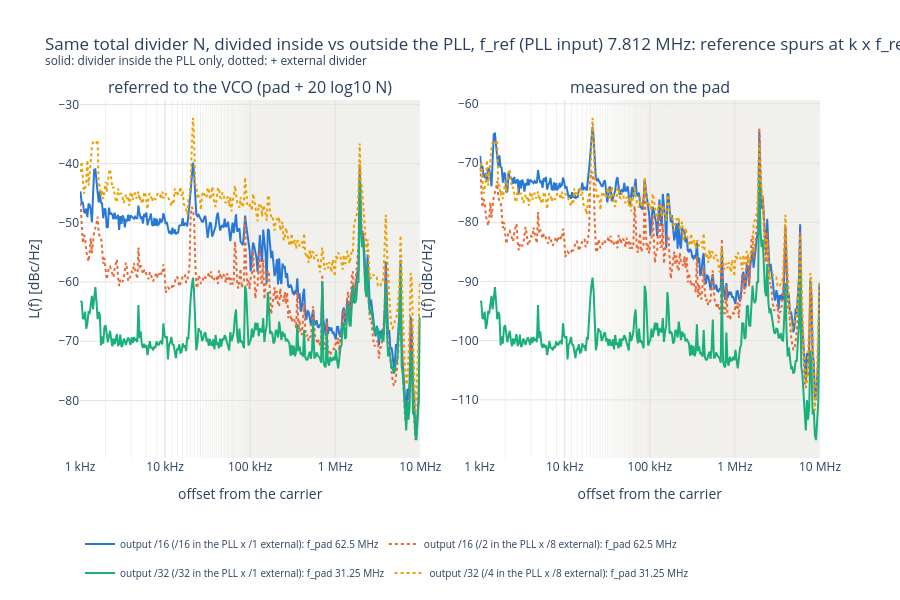
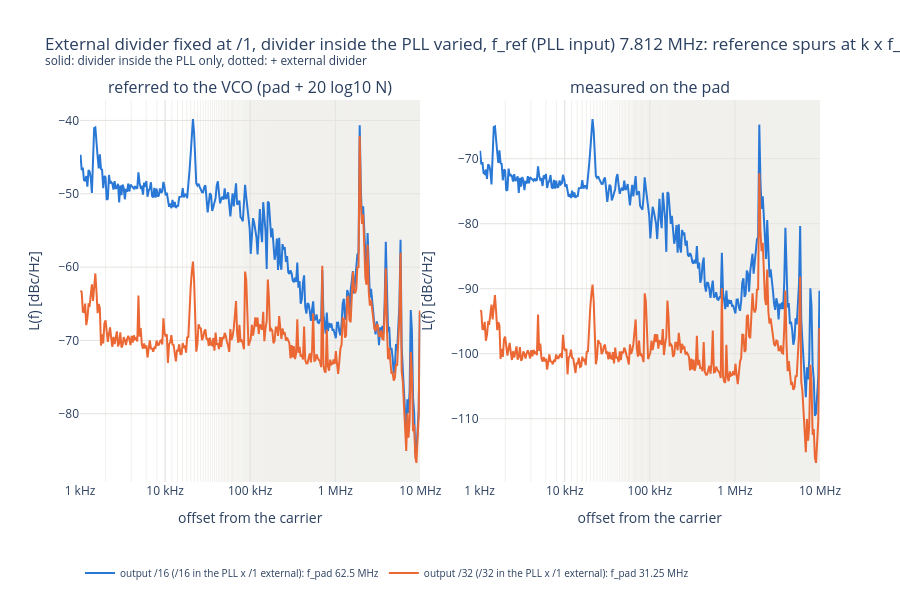
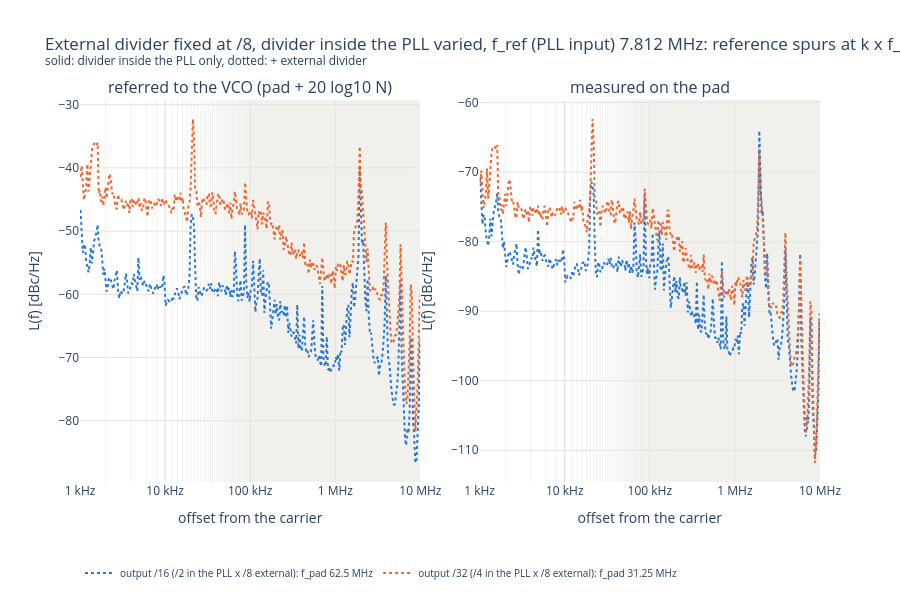
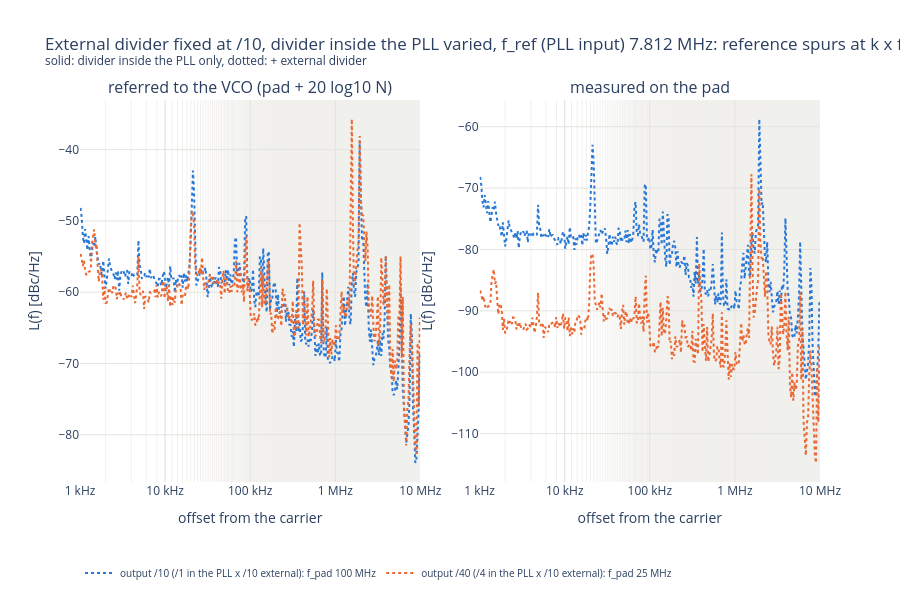

Here is the notebook cell these charts were saved with, in order:
### Code cell
F_start, F_stop = 1e3, 10e6  # offset range shown [Hz]
f_axis = "log"  # "log" or "lin"

# Phase noise per divider, split in two comparisons. Left: referred to the VCO (pad + 20 log10 N), where the curves
# ideally coincide; right: as measured on the pad. Legend: total output divider, its split inside / outside the
# PLL, f_pad. Curves binned to N_BINS points (linear power average, display only).
from plotly.subplots import make_subplots

PALETTE_N = ["#2a78d6", "#eb6834", "#1baf7a", "#eda100", "#e87ba4", "#008300", "#4a3aa7", "#e34948"]


def plot_phase_noise(sel, title, name):
    """Full curves (L_trace) of the dividers in `sel`: referred to the VCO (left) and on the pad (right)."""
    fig = make_subplots(rows=1, cols=2, horizontal_spacing=0.08,
                        subplot_titles=("referred to the VCO (pad + 20 log10 N)", "measured on the pad"))
    for i, r in enumerate(sel.sort_values(["total_div", "ext_div"]).itertuples()):
        lt = traces[(traces["divider"] == r.divider) & (traces["kind"] == "L_trace")]
        lt = binned(lt, F_start, F_stop, f_axis)
        if lt.empty:
            continue
        label = (f"output /{r.total_div:.0f} (/{r.pll_div:.0f} in the PLL x /{r.ext_div:.0f} external): "
                 f"f_pad {r.f_out_meas / 1e6:.4g} MHz")
        line = dict(color=PALETTE_N[i % len(PALETTE_N)], width=2, dash="dot" if r.ext_div > 1 else "solid")
        for col, add_db in ((1, 20 * np.log10(r.total_div)), (2, 0.0)):
            fig.add_scatter(x=lt["freq"], y=lt["level_dbm"] + add_db, mode="lines", name=label, legendgroup=label,
                            showlegend=col == 1, line=line, row=1, col=col,
                            hovertemplate=f"{r.divider}<br>%{{x:.3s}}Hz: %{{y:.1f}} dBc/Hz<extra></extra>")
    fig.update_layout(title=f"{title}, {REF_TXT}<br><sup>solid: divider inside the PLL only, dotted: + external "
                            "divider</sup>",
                      template="plotly_white", height=600, legend=dict(orientation="h", y=-0.2, font=dict(size=10)),
                      hoverlabel=dict(namelength=-1))
    fig.update_xaxes(title="offset from the carrier", gridcolor=GRID, **offset_axis(F_start, F_stop, f_axis))
    fig.update_yaxes(title="L(f) [dBc/Hz]", gridcolor=GRID)
    save(fig, name)


# 1. Same total divider N, split differently between inside and outside the PLL
same_n = ok.groupby("total_div").filter(lambda d: d["pll_div"].nunique() > 1)
if len(same_n):
    plot_phase_noise(same_n, "Same total divider N, divided inside vs outside the PLL", "phase_noise_same_n")
# 2. Fixed external divider, divider inside the PLL varied: one figure per external divider
for ext, d in ok.groupby("ext_div"):
    if d["pll_div"].nunique() > 1:
        plot_phase_noise(d, f"External divider fixed at /{ext:.0f}, divider inside the PLL varied",
                         f"phase_noise_ext{ext:.0f}")

### Figure 1 — Plotly figure (JSON) as saved in the notebook; plotly's stock layout.template omitted (floating-point values rounded to 4 significant figures; data arrays with more than 128 entries replaced by an {"elided": "..."} marker saying what was removed)
{"data": [{"hovertemplate": "int /16<br>%{x:.3s}Hz: %{y:.1f} dBc/Hz<extra></extra>", "legendgroup": "output /16 (/16 in the PLL x /1 external): f_pad 62.5 MHz", "line": {"color": "#2a78d6", "dash": "solid", "width": 2}, "mode": "lines", "name": "output /16 (/16 in the PLL x /1 external): f_pad 62.5 MHz", "showlegend": true, "type": "scatter", "x": {"elided": "300 float values"}, "xaxis": "x", "y": {"elided": "300 float values"}, "yaxis": "y"}, {"hovertemplate": "int /16<br>%{x:.3s}Hz: %{y:.1f} dBc/Hz<extra></extra>", "legendgroup": "output /16 (/16 in the PLL x /1 external): f_pad 62.5 MHz", "line": {"color": "#2a78d6", "dash": "solid", "width": 2}, "mode": "lines", "name": "output /16 (/16 in the PLL x /1 external): f_pad 62.5 MHz", "showlegend": false, "type": "scatter", "x": {"elided": "300 float values"}, "xaxis": "x2", "y": {"elided": "300 float values"}, "yaxis": "y2"}, {"hovertemplate": "ext /2 x /8<br>%{x:.3s}Hz: %{y:.1f} dBc/Hz<extra></extra>", "legendgroup": "output /16 (/2 in the PLL x /8 external): f_pad 62.5 MHz", "line": {"color": "#eb6834", "dash": "dot", "width": 2}, "mode": "lines", "name": "output /16 (/2 in the PLL x /8 external): f_pad 62.5 MHz", "showlegend": true, "type": "scatter", "x": {"elided": "300 float values"}, "xaxis": "x", "y": {"elided": "300 float values"}, "yaxis": "y"}, {"hovertemplate": "ext /2 x /8<br>%{x:.3s}Hz: %{y:.1f} dBc/Hz<extra></extra>", "legendgroup": "output /16 (/2 in the PLL x /8 external): f_pad 62.5 MHz", "line": {"color": "#eb6834", "dash": "dot", "width": 2}, "mode": "lines", "name": "output /16 (/2 in the PLL x /8 external): f_pad 62.5 MHz", "showlegend": false, "type": "scatter", "x": {"elided": "300 float values"}, "xaxis": "x2", "y": {"elided": "300 float values"}, "yaxis": "y2"}, {"hovertemplate": "int /32<br>%{x:.3s}Hz: %{y:.1f} dBc/Hz<extra></extra>", "legendgroup": "output /32 (/32 in the PLL x /1 external): f_pad 31.25 MHz", "line": {"color": "#1baf7a", "dash": "solid", "width": 2}, "mode": "lines", "name": "output /32 (/32 in the PLL x /1 external): f_pad 31.25 MHz", "showlegend": true, "type": "scatter", "x": {"elided": "300 float values"}, "xaxis": "x", "y": {"elided": "300 float values"}, "yaxis": "y"}, {"hovertemplate": "int /32<br>%{x:.3s}Hz: %{y:.1f} dBc/Hz<extra></extra>", "legendgroup": "output /32 (/32 in the PLL x /1 external): f_pad 31.25 MHz", "line": {"color": "#1baf7a", "dash": "solid", "width": 2}, "mode": "lines", "name": "output /32 (/32 in the PLL x /1 external): f_pad 31.25 MHz", "showlegend": false, "type": "scatter", "x": {"elided": "300 float values"}, "xaxis": "x2", "y": {"elided": "300 float values"}, "yaxis": "y2"}, {"hovertemplate": "ext /4 x /8<br>%{x:.3s}Hz: %{y:.1f} dBc/Hz<extra></extra>", "legendgroup": "output /32 (/4 in the PLL x /8 external): f_pad 31.25 MHz", "line": {"color": "#eda100", "dash": "dot", "width": 2}, "mode": "lines", "name": "output /32 (/4 in the PLL x /8 external): f_pad 31.25 MHz", "showlegend": true, "type": "scatter", "x": {"elided": "300 float values"}, "xaxis": "x", "y": {"elided": "300 float values"}, "yaxis": "y"}, {"hovertemplate": "ext /4 x /8<br>%{x:.3s}Hz: %{y:.1f} dBc/Hz<extra></extra>", "legendgroup": "output /32 (/4 in the PLL x /8 external): f_pad 31.25 MHz", "line": {"color": "#eda100", "dash": "dot", "width": 2}, "mode": "lines", "name": "output /32 (/4 in the PLL x /8 external): f_pad 31.25 MHz", "showlegend": false, "type": "scatter", "x": {"elided": "300 float values"}, "xaxis": "x2", "y": {"elided": "300 float values"}, "yaxis": "y2"}], "layout": {"annotations": [{"font": {"size": 16}, "showarrow": false, "text": "referred to the VCO (pad + 20 log10 N)", "x": 0.23, "xanchor": "center", "xref": "paper", "y": 1, "yanchor": "bottom", "yref": "paper"}, {"font": {"size": 16}, "showarrow": false, "text": "measured on the pad", "x": 0.77, "xanchor": "center", "xref": "paper", "y": 1, "yanchor": "bottom", "yref": "paper"}], "height": 600, "hoverlabel": {"namelength": -1}, "legend": {"font": {"size": 10}, "orientation": "h", "y": -0.2}, "title": {"text": "Same total divider N, divided inside vs outside the PLL, f_ref (PLL input) 7.812 MHz: reference spurs at k x f_ref<br><sup>solid: divider inside the PLL only, dotted: + external divider</sup>"}, "xaxis": {"anchor": "y", "domain": [0, 0.46], "gridcolor": "#e4e3df", "minor": {"gridcolor": "#f1f0ed", "showgrid": true}, "range": [3, 7], "ticktext": ["1 kHz", "10 kHz", "100 kHz", "1 MHz", "10 MHz", "100 MHz"], "tickvals": [1000, 10000, 100000, 1000000, 10000000, 100000000], "title": {"text": "offset from the carrier"}, "type": "log"}, "xaxis2": {"anchor": "y2", "domain": [0.54, 1], "gridcolor": "#e4e3df", "minor": {"gridcolor": "#f1f0ed", "showgrid": true}, "range": [3, 7], "ticktext": ["1 kHz", "10 kHz", "100 kHz", "1 MHz", "10 MHz", "100 MHz"], "tickvals": [1000, 10000, 100000, 1000000, 10000000, 100000000], "title": {"text": "offset from the carrier"}, "type": "log"}, "yaxis": {"anchor": "x", "domain": [0, 1], "gridcolor": "#e4e3df", "title": {"text": "L(f) [dBc/Hz]"}}, "yaxis2": {"anchor": "x2", "domain": [0, 1], "gridcolor": "#e4e3df", "title": {"text": "L(f) [dBc/Hz]"}}}}

### Figure 2 — Plotly figure (JSON) as saved in the notebook; plotly's stock layout.template omitted (floating-point values rounded to 4 significant figures; data arrays with more than 128 entries replaced by an {"elided": "..."} marker saying what was removed)
{"data": [{"hovertemplate": "int /16<br>%{x:.3s}Hz: %{y:.1f} dBc/Hz<extra></extra>", "legendgroup": "output /16 (/16 in the PLL x /1 external): f_pad 62.5 MHz", "line": {"color": "#2a78d6", "dash": "solid", "width": 2}, "mode": "lines", "name": "output /16 (/16 in the PLL x /1 external): f_pad 62.5 MHz", "showlegend": true, "type": "scatter", "x": {"elided": "300 float values"}, "xaxis": "x", "y": {"elided": "300 float values"}, "yaxis": "y"}, {"hovertemplate": "int /16<br>%{x:.3s}Hz: %{y:.1f} dBc/Hz<extra></extra>", "legendgroup": "output /16 (/16 in the PLL x /1 external): f_pad 62.5 MHz", "line": {"color": "#2a78d6", "dash": "solid", "width": 2}, "mode": "lines", "name": "output /16 (/16 in the PLL x /1 external): f_pad 62.5 MHz", "showlegend": false, "type": "scatter", "x": {"elided": "300 float values"}, "xaxis": "x2", "y": {"elided": "300 float values"}, "yaxis": "y2"}, {"hovertemplate": "int /32<br>%{x:.3s}Hz: %{y:.1f} dBc/Hz<extra></extra>", "legendgroup": "output /32 (/32 in the PLL x /1 external): f_pad 31.25 MHz", "line": {"color": "#eb6834", "dash": "solid", "width": 2}, "mode": "lines", "name": "output /32 (/32 in the PLL x /1 external): f_pad 31.25 MHz", "showlegend": true, "type": "scatter", "x": {"elided": "300 float values"}, "xaxis": "x", "y": {"elided": "300 float values"}, "yaxis": "y"}, {"hovertemplate": "int /32<br>%{x:.3s}Hz: %{y:.1f} dBc/Hz<extra></extra>", "legendgroup": "output /32 (/32 in the PLL x /1 external): f_pad 31.25 MHz", "line": {"color": "#eb6834", "dash": "solid", "width": 2}, "mode": "lines", "name": "output /32 (/32 in the PLL x /1 external): f_pad 31.25 MHz", "showlegend": false, "type": "scatter", "x": {"elided": "300 float values"}, "xaxis": "x2", "y": {"elided": "300 float values"}, "yaxis": "y2"}], "layout": {"annotations": [{"font": {"size": 16}, "showarrow": false, "text": "referred to the VCO (pad + 20 log10 N)", "x": 0.23, "xanchor": "center", "xref": "paper", "y": 1, "yanchor": "bottom", "yref": "paper"}, {"font": {"size": 16}, "showarrow": false, "text": "measured on the pad", "x": 0.77, "xanchor": "center", "xref": "paper", "y": 1, "yanchor": "bottom", "yref": "paper"}], "height": 600, "hoverlabel": {"namelength": -1}, "legend": {"font": {"size": 10}, "orientation": "h", "y": -0.2}, "title": {"text": "External divider fixed at /1, divider inside the PLL varied, f_ref (PLL input) 7.812 MHz: reference spurs at k x f_ref<br><sup>solid: divider inside the PLL only, dotted: + external divider</sup>"}, "xaxis": {"anchor": "y", "domain": [0, 0.46], "gridcolor": "#e4e3df", "minor": {"gridcolor": "#f1f0ed", "showgrid": true}, "range": [3, 7], "ticktext": ["1 kHz", "10 kHz", "100 kHz", "1 MHz", "10 MHz", "100 MHz"], "tickvals": [1000, 10000, 100000, 1000000, 10000000, 100000000], "title": {"text": "offset from the carrier"}, "type": "log"}, "xaxis2": {"anchor": "y2", "domain": [0.54, 1], "gridcolor": "#e4e3df", "minor": {"gridcolor": "#f1f0ed", "showgrid": true}, "range": [3, 7], "ticktext": ["1 kHz", "10 kHz", "100 kHz", "1 MHz", "10 MHz", "100 MHz"], "tickvals": [1000, 10000, 100000, 1000000, 10000000, 100000000], "title": {"text": "offset from the carrier"}, "type": "log"}, "yaxis": {"anchor": "x", "domain": [0, 1], "gridcolor": "#e4e3df", "title": {"text": "L(f) [dBc/Hz]"}}, "yaxis2": {"anchor": "x2", "domain": [0, 1], "gridcolor": "#e4e3df", "title": {"text": "L(f) [dBc/Hz]"}}}}

### Figure 3 — Plotly figure (JSON) as saved in the notebook; plotly's stock layout.template omitted (floating-point values rounded to 4 significant figures; data arrays with more than 128 entries replaced by an {"elided": "..."} marker saying what was removed)
{"data": [{"hovertemplate": "ext /2 x /8<br>%{x:.3s}Hz: %{y:.1f} dBc/Hz<extra></extra>", "legendgroup": "output /16 (/2 in the PLL x /8 external): f_pad 62.5 MHz", "line": {"color": "#2a78d6", "dash": "dot", "width": 2}, "mode": "lines", "name": "output /16 (/2 in the PLL x /8 external): f_pad 62.5 MHz", "showlegend": true, "type": "scatter", "x": {"elided": "300 float values"}, "xaxis": "x", "y": {"elided": "300 float values"}, "yaxis": "y"}, {"hovertemplate": "ext /2 x /8<br>%{x:.3s}Hz: %{y:.1f} dBc/Hz<extra></extra>", "legendgroup": "output /16 (/2 in the PLL x /8 external): f_pad 62.5 MHz", "line": {"color": "#2a78d6", "dash": "dot", "width": 2}, "mode": "lines", "name": "output /16 (/2 in the PLL x /8 external): f_pad 62.5 MHz", "showlegend": false, "type": "scatter", "x": {"elided": "300 float values"}, "xaxis": "x2", "y": {"elided": "300 float values"}, "yaxis": "y2"}, {"hovertemplate": "ext /4 x /8<br>%{x:.3s}Hz: %{y:.1f} dBc/Hz<extra></extra>", "legendgroup": "output /32 (/4 in the PLL x /8 external): f_pad 31.25 MHz", "line": {"color": "#eb6834", "dash": "dot", "width": 2}, "mode": "lines", "name": "output /32 (/4 in the PLL x /8 external): f_pad 31.25 MHz", "showlegend": true, "type": "scatter", "x": {"elided": "300 float values"}, "xaxis": "x", "y": {"elided": "300 float values"}, "yaxis": "y"}, {"hovertemplate": "ext /4 x /8<br>%{x:.3s}Hz: %{y:.1f} dBc/Hz<extra></extra>", "legendgroup": "output /32 (/4 in the PLL x /8 external): f_pad 31.25 MHz", "line": {"color": "#eb6834", "dash": "dot", "width": 2}, "mode": "lines", "name": "output /32 (/4 in the PLL x /8 external): f_pad 31.25 MHz", "showlegend": false, "type": "scatter", "x": {"elided": "300 float values"}, "xaxis": "x2", "y": {"elided": "300 float values"}, "yaxis": "y2"}], "layout": {"annotations": [{"font": {"size": 16}, "showarrow": false, "text": "referred to the VCO (pad + 20 log10 N)", "x": 0.23, "xanchor": "center", "xref": "paper", "y": 1, "yanchor": "bottom", "yref": "paper"}, {"font": {"size": 16}, "showarrow": false, "text": "measured on the pad", "x": 0.77, "xanchor": "center", "xref": "paper", "y": 1, "yanchor": "bottom", "yref": "paper"}], "height": 600, "hoverlabel": {"namelength": -1}, "legend": {"font": {"size": 10}, "orientation": "h", "y": -0.2}, "title": {"text": "External divider fixed at /8, divider inside the PLL varied, f_ref (PLL input) 7.812 MHz: reference spurs at k x f_ref<br><sup>solid: divider inside the PLL only, dotted: + external divider</sup>"}, "xaxis": {"anchor": "y", "domain": [0, 0.46], "gridcolor": "#e4e3df", "minor": {"gridcolor": "#f1f0ed", "showgrid": true}, "range": [3, 7], "ticktext": ["1 kHz", "10 kHz", "100 kHz", "1 MHz", "10 MHz", "100 MHz"], "tickvals": [1000, 10000, 100000, 1000000, 10000000, 100000000], "title": {"text": "offset from the carrier"}, "type": "log"}, "xaxis2": {"anchor": "y2", "domain": [0.54, 1], "gridcolor": "#e4e3df", "minor": {"gridcolor": "#f1f0ed", "showgrid": true}, "range": [3, 7], "ticktext": ["1 kHz", "10 kHz", "100 kHz", "1 MHz", "10 MHz", "100 MHz"], "tickvals": [1000, 10000, 100000, 1000000, 10000000, 100000000], "title": {"text": "offset from the carrier"}, "type": "log"}, "yaxis": {"anchor": "x", "domain": [0, 1], "gridcolor": "#e4e3df", "title": {"text": "L(f) [dBc/Hz]"}}, "yaxis2": {"anchor": "x2", "domain": [0, 1], "gridcolor": "#e4e3df", "title": {"text": "L(f) [dBc/Hz]"}}}}

### Figure 4 — Plotly figure (JSON) as saved in the notebook; plotly's stock layout.template omitted (floating-point values rounded to 4 significant figures; data arrays with more than 128 entries replaced by an {"elided": "..."} marker saying what was removed)
{"data": [{"hovertemplate": "ext /1 x /10<br>%{x:.3s}Hz: %{y:.1f} dBc/Hz<extra></extra>", "legendgroup": "output /10 (/1 in the PLL x /10 external): f_pad 100 MHz", "line": {"color": "#2a78d6", "dash": "dot", "width": 2}, "mode": "lines", "name": "output /10 (/1 in the PLL x /10 external): f_pad 100 MHz", "showlegend": true, "type": "scatter", "x": {"elided": "300 float values"}, "xaxis": "x", "y": {"elided": "300 float values"}, "yaxis": "y"}, {"hovertemplate": "ext /1 x /10<br>%{x:.3s}Hz: %{y:.1f} dBc/Hz<extra></extra>", "legendgroup": "output /10 (/1 in the PLL x /10 external): f_pad 100 MHz", "line": {"color": "#2a78d6", "dash": "dot", "width": 2}, "mode": "lines", "name": "output /10 (/1 in the PLL x /10 external): f_pad 100 MHz", "showlegend": false, "type": "scatter", "x": {"elided": "300 float values"}, "xaxis": "x2", "y": {"elided": "300 float values"}, "yaxis": "y2"}, {"hovertemplate": "ext /4 x /10<br>%{x:.3s}Hz: %{y:.1f} dBc/Hz<extra></extra>", "legendgroup": "output /40 (/4 in the PLL x /10 external): f_pad 25 MHz", "line": {"color": "#eb6834", "dash": "dot", "width": 2}, "mode": "lines", "name": "output /40 (/4 in the PLL x /10 external): f_pad 25 MHz", "showlegend": true, "type": "scatter", "x": {"elided": "300 float values"}, "xaxis": "x", "y": {"elided": "300 float values"}, "yaxis": "y"}, {"hovertemplate": "ext /4 x /10<br>%{x:.3s}Hz: %{y:.1f} dBc/Hz<extra></extra>", "legendgroup": "output /40 (/4 in the PLL x /10 external): f_pad 25 MHz", "line": {"color": "#eb6834", "dash": "dot", "width": 2}, "mode": "lines", "name": "output /40 (/4 in the PLL x /10 external): f_pad 25 MHz", "showlegend": false, "type": "scatter", "x": {"elided": "300 float values"}, "xaxis": "x2", "y": {"elided": "300 float values"}, "yaxis": "y2"}], "layout": {"annotations": [{"font": {"size": 16}, "showarrow": false, "text": "referred to the VCO (pad + 20 log10 N)", "x": 0.23, "xanchor": "center", "xref": "paper", "y": 1, "yanchor": "bottom", "yref": "paper"}, {"font": {"size": 16}, "showarrow": false, "text": "measured on the pad", "x": 0.77, "xanchor": "center", "xref": "paper", "y": 1, "yanchor": "bottom", "yref": "paper"}], "height": 600, "hoverlabel": {"namelength": -1}, "legend": {"font": {"size": 10}, "orientation": "h", "y": -0.2}, "title": {"text": "External divider fixed at /10, divider inside the PLL varied, f_ref (PLL input) 7.812 MHz: reference spurs at k x f_ref<br><sup>solid: divider inside the PLL only, dotted: + external divider</sup>"}, "xaxis": {"anchor": "y", "domain": [0, 0.46], "gridcolor": "#e4e3df", "minor": {"gridcolor": "#f1f0ed", "showgrid": true}, "range": [3, 7], "ticktext": ["1 kHz", "10 kHz", "100 kHz", "1 MHz", "10 MHz", "100 MHz"], "tickvals": [1000, 10000, 100000, 1000000, 10000000, 100000000], "title": {"text": "offset from the carrier"}, "type": "log"}, "xaxis2": {"anchor": "y2", "domain": [0.54, 1], "gridcolor": "#e4e3df", "minor": {"gridcolor": "#f1f0ed", "showgrid": true}, "range": [3, 7], "ticktext": ["1 kHz", "10 kHz", "100 kHz", "1 MHz", "10 MHz", "100 MHz"], "tickvals": [1000, 10000, 100000, 1000000, 10000000, 100000000], "title": {"text": "offset from the carrier"}, "type": "log"}, "yaxis": {"anchor": "x", "domain": [0, 1], "gridcolor": "#e4e3df", "title": {"text": "L(f) [dBc/Hz]"}}, "yaxis2": {"anchor": "x2", "domain": [0, 1], "gridcolor": "#e4e3df", "title": {"text": "L(f) [dBc/Hz]"}}}}
